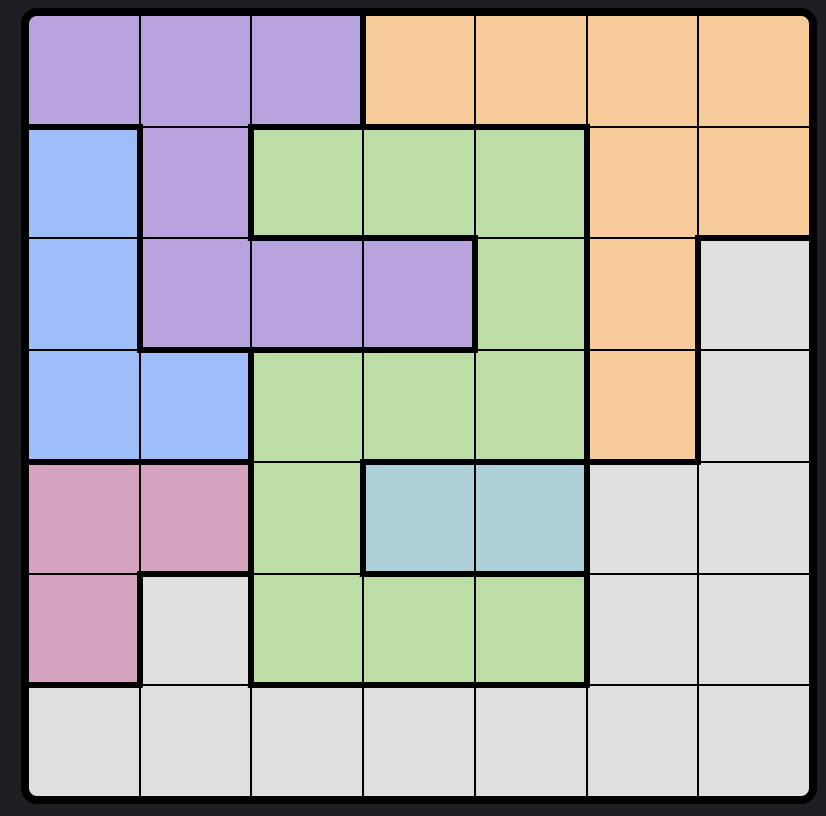
#> input picture Queens/example_board.png, 826 x 816 px
$ python -i computer_vision.py   (imports and definitions only)
#> lines starting #> are read from the running program, lines starting #| are printed output that depends on the picture
"""
Sources: https://www.geeksforgeeks.org/opencv-python-tutorial/
https://towardsdatascience.com/solving-linkedin-queens-game-cfeea7a26e86/ - Used as a starting inspiration but quickly diverged from this solution


Old version

import cv2 as cv

# Load the image
image = cv.imread("Queens/example_board.png")

# Resize to standardise (may remove)
resized = cv.resize(image, (350, 350))

# Convert to grayscale
gray = cv.cvtColor(resized, cv.COLOR_RGB2GRAY)
# Create threshold to detect cell boundaries
_, thresh = cv.threshold(gray, 240, 255, cv.THRESH_BINARY_INV)

# Find contours which represent the blocks
contours, _ = cv.findContours(thresh, cv.RETR_EXTERNAL, cv.CHAIN_APPROX_SIMPLE)

# Create a mask for each unique color
unique_colors = {}
board_size = 7  # 7x7 grid in example, need to find a generalisation
cell_height = resized.shape[0] // board_size
cell_width = resized.shape[1] // board_size
board = [[-1 for i in range(board_size)] for j in range(board_size)] # Fi.l board with -1

color_index = 0

# Loop through each cell
for row in range(board_size):
    for col in range(board_size):
        # Get the center pixel of the cell
        y = row * cell_height + cell_height // 2 # Bottom of cell + 1/2 the height to get middle
        x = col * cell_width + cell_width // 2
        color = tuple(resized[y, x])

        # Register new color if not already
        if color not in unique_colors:
            unique_colors[color] = color_index
            color_index += 1

        board[row][col] = unique_colors[color]

print(board)

Output:
[[0, 0, 0, 1, 1, 1, 1],
[2, 0, 3, 3, 3, 1, 1],
[2, 0, 0, 0, 3, 1, 4],
[2, 2, 3, 3, 3, 1, 4],
[5, 5, 3, 6, 6, 4, 4],
[5, 4, 3, 3, 3, 4, 4],
[4, 4, 4, 4, 4, 4, 4]]
"""

import os
import time

import cv2 as cv
import numpy as np
from Logic.game_scraper import initialise_driver
from selenium.webdriver.common.by import By


def get_image(driver, path):
    driver.get("https://www.linkedin.com/games/queens")
    driver.execute_script("document.body.style.zoom='100%'")
    time.sleep(1)

    board = driver.find_element(By.ID, "queens-grid")

    board.screenshot(path)
    print("Screenshot obtained")


def sample_patch(img, x, y, r=4):
    """
    Sample a small square patch around (x, y) and return mean colour.
    """
    h, w, _ = img.shape
    x1, x2 = max(0, x - r), min(w, x + r)
    y1, y2 = max(0, y - r), min(h, y + r)
    patch = img[y1:y2, x1:x2]
    return np.mean(patch.reshape(-1, 3), axis=0)


def find_colour_id(colour, colour_map, tol=15):
    """
    Find an existing colour within tolerance, otherwise return None.
    """
    for cid, ref in colour_map.items():
        if np.linalg.norm(colour - ref) < tol:
            return cid
    return None


def computer_vision(path):
    # Load image and resize to standardise
#> called with path = '../example_board.png'
    image = cv.imread(path)
#> image is the input picture: shape (816, 826, 3); mean B, G, R 171, 175.3, 176.4
    if image is None:
        raise FileNotFoundError(f"Image not found at path: {path}")
    resized = cv.resize(image, (350, 350))
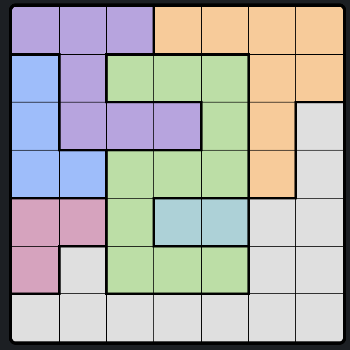
#> resized: shape (350, 350, 3); mean B, G, R 171.2, 175.5, 176.6

    # Convert to grayscale and edge detection
    gray = cv.cvtColor(resized, cv.COLOR_BGR2GRAY)
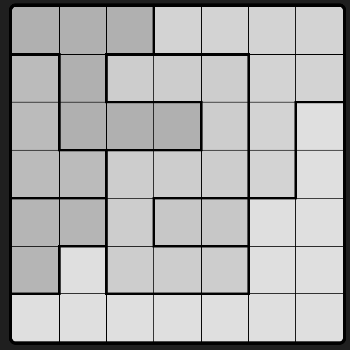
#> gray: shape (350, 350); min 0, max 223, mean 175.3
    edges = cv.Canny(gray, 50, 150, apertureSize=3)  # Uses Canny algorithm
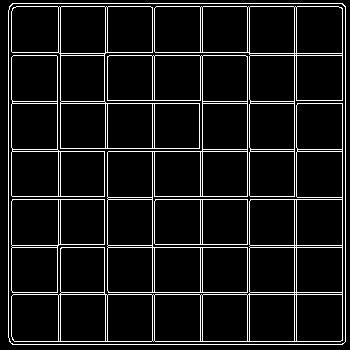
#> edges: shape (350, 350); 8.4% white in thin lines or dots

    # Use Hough Transform to detect straight lines in the image
    # Converts edge points from Canny alg. into votes and if a certain line gets many votes, it is a line
    lines = cv.HoughLinesP(
        edges, 1, np.pi / 180, threshold=100, minLineLength=50, maxLineGap=10
    )
#> lines = 38 rows, first 6: [8, 151, 345, 151], [345, 341, 345, 6], [342, 344, 342, 3], [12, 344, 341, 344], [8, 199, 341, 199], [107, 341, 107, 3]

    # Separate vertical and horizontal lines
    horizontal_lines = []
    vertical_lines = []

    for line in lines:
        x1, y1, x2, y2 = line[0]
        if abs(x1 - x2) < 10:  # Vertical Line
            vertical_lines.append(x1)
        elif abs(y1 - y2) < 10:  # Horizontal Line
            horizontal_lines.append(y1)
#> this loop made 38 passes
#> (x1, y1, x2, y2) on passes 1 to 12: (8, 151, 345, 151), (345, 341, 345, 6), (342, 344, 342, 3), (12, 344, 341, 344), (8, 199, 341, 199), (107, 341, 107, 3), (8, 292, 341, 292), (60, 341, 60, 3), (294, 341, 294, 3), (8, 337, 8, 10), (296, 341, 296, 3), (12, 247, 341, 247)
#> after the loop, horizontal_lines = [151, 344, 199, 292, 247, 3, 294, 6, 341, 55, 103, 196, 245, 101, 149, 52, 148, 100, 244, 53]; vertical_lines = [345, 342, 107, 60, 294, 8, 296, 247, 249, 202, 152, 200, 154, 11, 58, 104, 57, 200]

    # Cluster close lines as some lines may be repeated
    def cluster_lines(lines, threshold=10):
#> called with threshold = 10
        lines = sorted(set(lines))  # Removes duplicates and sorts
#> lines = [8, 11, 57, 58, 60, 104, 107, 152, 154, 200, 202, 247, 249, 294, 296, 342, 345]
        clustered = []
        for line in lines:
            if not clustered or abs(line - clustered[-1]) > threshold:
                clustered.append(line)
#> this loop made 17 passes
#> line on passes 1 to 12: 8, 11, 57, 58, 60, 104, 107, 152, 154, 200, 202, 247
#> after the loop, clustered = [8, 57, 104, 152, 200, 247, 294, 342]
        return clustered

    cols = cluster_lines(vertical_lines)
#> cols = [8, 57, 104, 152, 200, 247, 294, 342]
    rows = cluster_lines(horizontal_lines)
#> the loop in cluster_lines (call 2), `for line in lines:` made 20 passes
#> line on passes 1 to 12: 3, 6, 52, 53, 55, 100, 101, 103, 148, 149, 151, 196
#> rows = [3, 52, 100, 148, 196, 244, 292, 341]

    num_rows = len(rows) - 1
#> num_rows = 7
    num_cols = len(cols) - 1
#> num_cols = 7

    if num_rows != num_cols:
        raise ValueError(
            f"Detected board is not square: {num_rows} rows, {num_cols} cols"
        )

    size = num_rows
#> size = 7

    # Initialize board with -1
    board = [[-1 for _ in range(num_cols)] for _ in range(num_rows)]

    # Assign colour IDs based on center of each cell
    unique_colours = {}  # colour_id -> mean colour
    colour_index = 0

    for i in range(size):
        for j in range(size):
            y = (rows[i] + rows[i + 1]) // 2
            x = (cols[j] + cols[j + 1]) // 2

            colour = sample_patch(resized, x, y)

            cid = find_colour_id(colour, unique_colours)
            if cid is None:
                cid = colour_index
                unique_colours[cid] = colour
                colour_index += 1

            board[i][j] = cid
#> this loop made 7 passes
#> after the loop, board = [[0, 0, 0, 1, 1, 1, 1], [2, 0, 3, 3, 3, 1, 1], [2, 0, 0, 0, 3, 1, 4], [2, 2, 3, 3, 3, 1, 4], [5, 5, 3, 6, 6, 4, 4], [5, 4, 3, 3, 3, 4, 4], [4, 4, 4, 4, 4, 4, 4]]; colour_index = 7; unique_colours = {0: [222, 164, 183], 1: [154, 203, 247], 2: [250, 189, 158], 3: [166, 222, 188], 4: [223, 223, 223], 5: [190, 163, 214], 6: [215, 209, 173]}

    unique_regions = len(set(v for row in board for v in row))
#> unique_regions = 7
    if unique_regions != size:
        raise ValueError(f"CV failed: expected {size} regions, got {unique_regions}")

    return board


# [35 lines not run here, left out]

>>> result = computer_vision('../example_board.png')
#> result has the same summary as board in computer_vision
